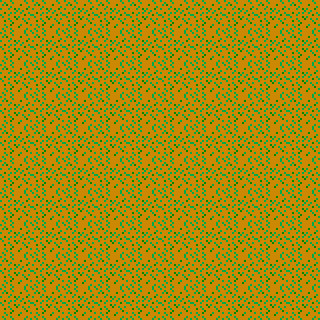

This game map was drawn from its Tiled (.tmx) file and the tilesets committed beside it. A one-line description and the trimmed map source follow:
An orthogonal 10x10 tile map with 32x32 px tiles, 1 tile layer (Layer 1).

<map version="1.0" orientation="orthogonal" width="10" height="10" tilewidth="32" tileheight="32">
 <tileset firstgid="1" name="ground" tilewidth="32" tileheight="32">
  <image source="ground.gif" />
 </tileset>
 <layer name="Layer 1" width="10" height="10">
  <data>[100 cells, 100 non-empty, 1 distinct tile ids]</data>
 </layer>
</map>